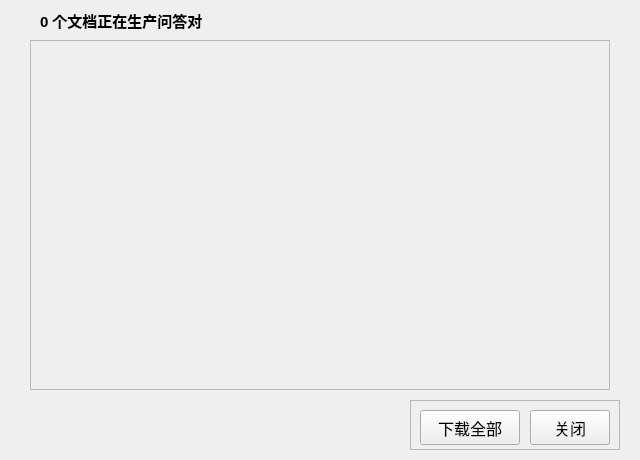
<?xml version="1.0" encoding="UTF-8"?>
<ui version="4.0">
 <class>Form3</class>
 <widget class="QWidget" name="Form3">
  <property name="windowModality">
   <enum>Qt::WindowModal</enum>
  </property>
  <property name="geometry">
   <rect>
    <x>0</x>
    <y>0</y>
    <width>640</width>
    <height>460</height>
   </rect>
  </property>
  <property name="minimumSize">
   <size>
    <width>640</width>
    <height>460</height>
   </size>
  </property>
  <property name="maximumSize">
   <size>
    <width>640</width>
    <height>460</height>
   </size>
  </property>
  <property name="windowTitle">
   <string>自动生成问答对</string>
  </property>
  <widget class="QFrame" name="frame_buttons">
   <property name="geometry">
    <rect>
     <x>410</x>
     <y>400</y>
     <width>210</width>
     <height>50</height>
    </rect>
   </property>
   <property name="font">
    <font>
     <pointsize>12</pointsize>
    </font>
   </property>
   <property name="frameShape">
    <enum>QFrame::StyledPanel</enum>
   </property>
   <property name="frameShadow">
    <enum>QFrame::Raised</enum>
   </property>
   <widget class="QPushButton" name="pushButton_next">
    <property name="geometry">
     <rect>
      <x>10</x>
      <y>10</y>
      <width>100</width>
      <height>35</height>
     </rect>
    </property>
    <property name="text">
     <string>下载全部</string>
    </property>
   </widget>
   <widget class="QPushButton" name="pushButton_cancel">
    <property name="geometry">
     <rect>
      <x>120</x>
      <y>10</y>
      <width>80</width>
      <height>35</height>
     </rect>
    </property>
    <property name="text">
     <string>关闭</string>
    </property>
   </widget>
  </widget>
  <widget class="QFrame" name="frame_list">
   <property name="geometry">
    <rect>
     <x>30</x>
     <y>40</y>
     <width>580</width>
     <height>350</height>
    </rect>
   </property>
   <property name="frameShape">
    <enum>QFrame::StyledPanel</enum>
   </property>
   <property name="frameShadow">
    <enum>QFrame::Raised</enum>
   </property>
  </widget>
  <widget class="QLabel" name="label_hint">
   <property name="geometry">
    <rect>
     <x>40</x>
     <y>10</y>
     <width>200</width>
     <height>20</height>
    </rect>
   </property>
   <property name="font">
    <font>
     <pointsize>11</pointsize>
     <bold>true</bold>
    </font>
   </property>
   <property name="text">
    <string>0 个文档正在生产问答对</string>
   </property>
  </widget>
 </widget>
 <resources/>
 <connections/>
</ui>
